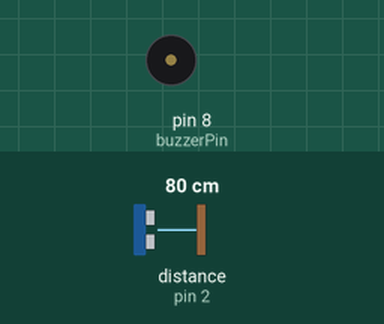
Bench run of a sketch on a simulated Arduino Uno, built with avr-gcc and run on an emulated ATmega328P. Parts: buzzer (waves = sounding, pin HIGH). Wiring (inferred from the names in the program): ultrasonic range finder: trigger pin 9; echo pin 2. The test bench sets the inputs (shaded band); at power-on: distance to the obstacle (sensor on pin 2) 80 cm. The echo pulse lasts 58.3 µs per cm; storage starts empty; pins used as bus, display or sensor lines are not drawn; what the sketch prints to the serial monitor is not drawn.

Above: at 1.5 s.
1.6 s: distance to the obstacle (sensor on pin 2) set to 2 cm
At 1.68 s:
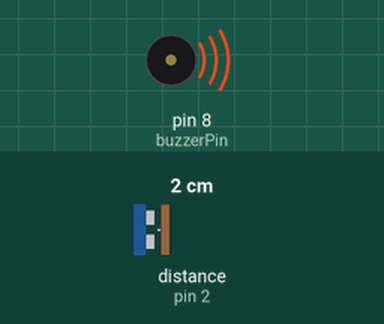
Timing chart, 0 to 4.6 s (numbered marks = the images above; inputs shaded):
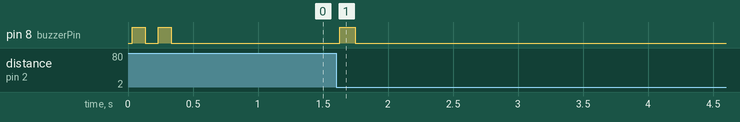

The sketch:

shot_tracker.ino
```cpp
/*
  Basketball Shot Tracker
  ------------------------
  Detects when a ball passes through the hoop using an ultrasonic
  sensor, beeps a buzzer as feedback, and logs each made shot
  (shot number + time since power-on) to a CSV file on an SD card.

  Wiring:
    HC-SR04   VCC->5V (breadboard rail)   GND->GND   Trig->D9   Echo->D2
    Buzzer    +->D8     -->GND
    SD card   VCC->5V (breadboard rail)   GND->GND   MISO->D12  MOSI->D11  SCK->D13  CS->D10

    Note: HC-SR04 VCC and SD module VCC share the Arduino's single 5V pin
    via a breadboard power rail (one wire from Arduino 5V to the rail,
    then one wire each from the sensor and SD module into that same rail).
*/

#include <SPI.h>
#include <SD.h>

// ---- Pin setup ----
const int trigPin = 9;
const int echoPin = 2;
const int buzzerPin = 8;
const int chipSelect = 10;

// ---- Detection settings (tune these during calibration) ----
const int shotDistanceThreshold = 15;   // cm - distance counts as "ball detected" below this
const unsigned long minTimeBetweenShots = 600; // ms - prevents double-counting one pass

// ---- State tracking ----
int shotCount = 0;
bool ballCurrentlyDetected = false;
unsigned long lastShotTime = 0;

File dataFile;

void setup() {
  Serial.begin(9600);
  pinMode(trigPin, OUTPUT);
  pinMode(echoPin, INPUT);
  pinMode(buzzerPin, OUTPUT);

  Serial.print("Initializing SD card...");
  if (!SD.begin(chipSelect)) {
    Serial.println("SD card failed or not present. Check wiring/card.");
    // Flash buzzer 3 times to signal SD error even with no computer attached
    for (int i = 0; i < 3; i++) {
      digitalWrite(buzzerPin, HIGH);
      delay(150);
      digitalWrite(buzzerPin, LOW);
      delay(150);
    }
    while (1); // stop here if SD card isn't working
  }
  Serial.println("SD card ready.");

  // Write a header line to a new session file
  dataFile = SD.open("session.csv", FILE_WRITE);
  if (dataFile) {
    dataFile.println("shot_number,time_ms,time_min");
    dataFile.close();
  }

  // Two short beeps = system ready
  beep(100);
  delay(100);
  beep(100);
}

void loop() {
  int distance = getDistanceCM();

  bool ballDetectedNow = (distance > 0 && distance < shotDistanceThreshold);

  // Rising edge: ball just entered range (and enough time has passed since last shot)
  if (ballDetectedNow && !ballCurrentlyDetected) {
    unsigned long now = millis();
    if (now - lastShotTime > minTimeBetweenShots) {
      shotCount++;
      lastShotTime = now;
      logShot(shotCount, now);
      beep(120);
      Serial.print("Shot #");
      Serial.print(shotCount);
      Serial.print(" at ");
      Serial.print(now / 1000.0);
      Serial.println(" sec");
    }
  }

  ballCurrentlyDetected = ballDetectedNow;

  delay(20); // small delay for sensor stability
}

// Measures distance in cm using the HC-SR04
int getDistanceCM() {
  digitalWrite(trigPin, LOW);
  delayMicroseconds(2);
  digitalWrite(trigPin, HIGH);
  delayMicroseconds(10);
  digitalWrite(trigPin, LOW);

  long duration = pulseIn(echoPin, HIGH, 30000); // 30ms timeout
  if (duration == 0) return -1; // no echo received

  int distance = duration * 0.034 / 2;
  return distance;
}

// Writes one shot entry to the CSV file on the SD card
void logShot(int count, unsigned long timeMs) {
  dataFile = SD.open("session.csv", FILE_WRITE);
  if (dataFile) {
    dataFile.print(count);
    dataFile.print(",");
    dataFile.print(timeMs);
    dataFile.print(",");
    dataFile.println(timeMs / 60000.0, 2); // time in minutes, 2 decimal places
    dataFile.close();
  } else {
    Serial.println("Error opening session.csv");
  }
}

// Simple buzzer beep helper
void beep(int durationMs) {
  digitalWrite(buzzerPin, HIGH);
  delay(durationMs);
  digitalWrite(buzzerPin, LOW);
}
```

Measured:
- after the input at 1.6 s, pin 8 (buzzerPin): LOW → HIGH at once, → LOW 0.12 s later
